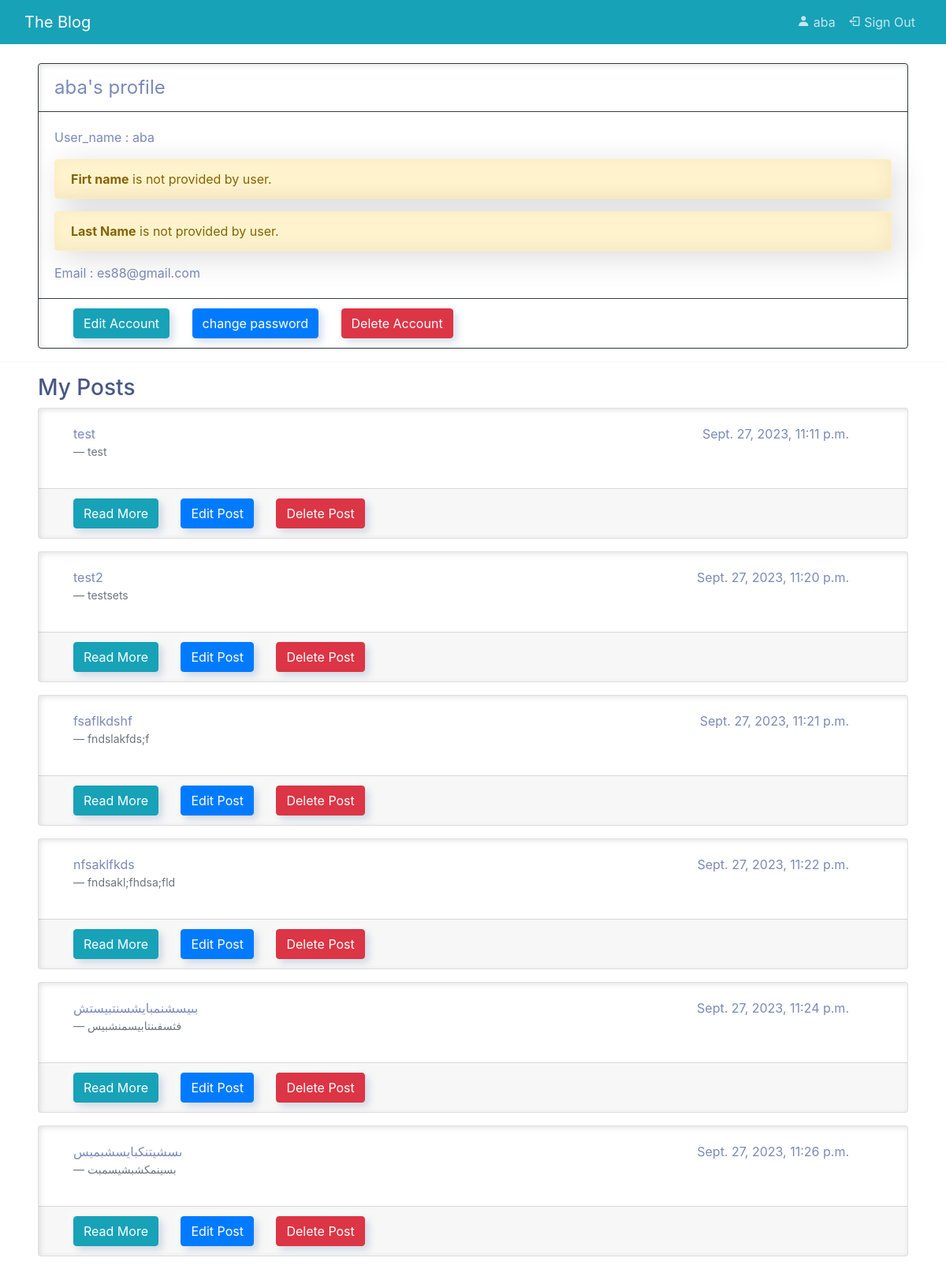
Before: /profile/aba/ (signed in) with the older database file.
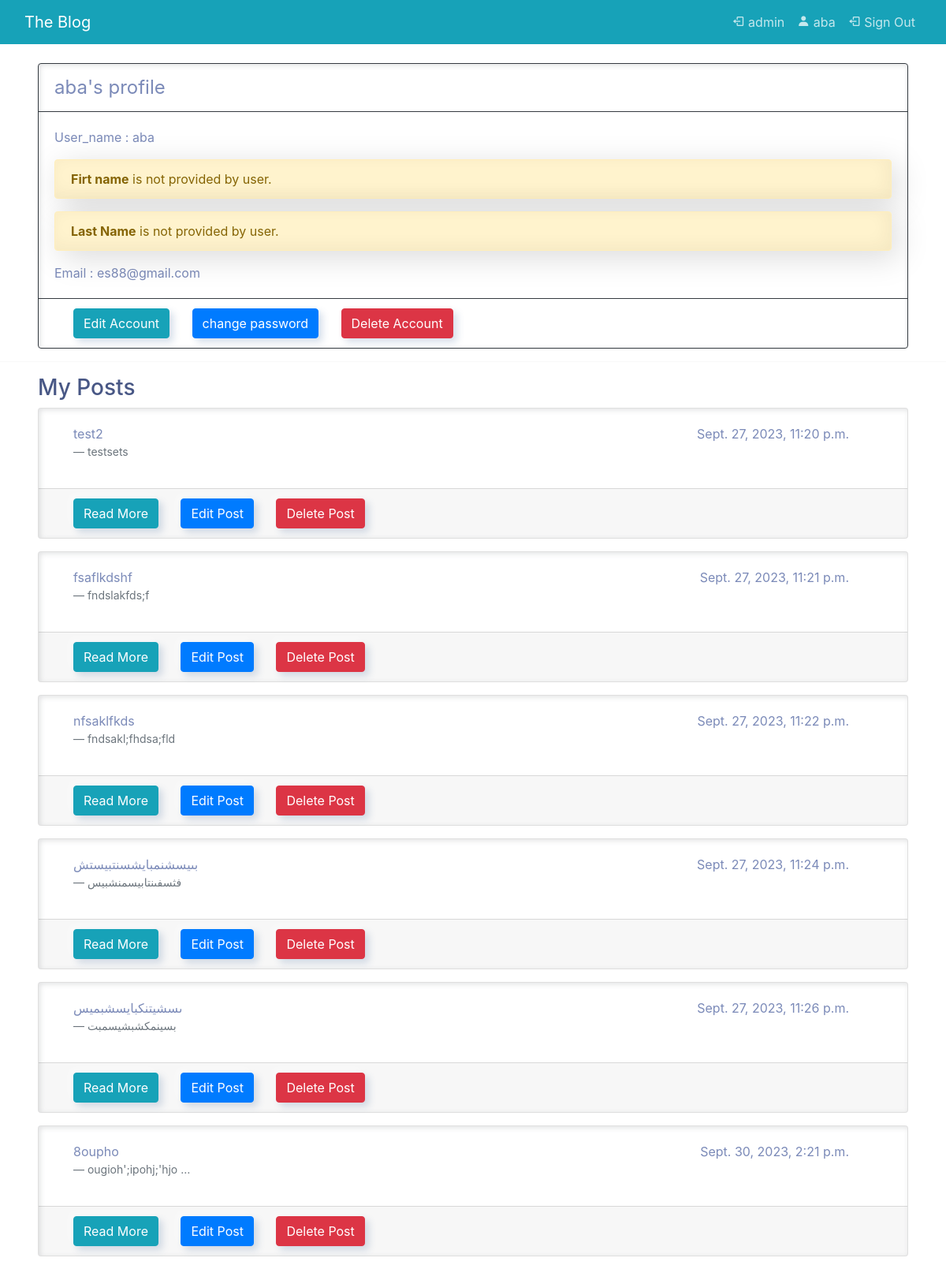
After: the same page with the newer database file.
### blog/models.py (models this page shows, shortened)
class Post (models.Model):
    title = models.CharField(max_length=255)
    statue = models.CharField(max_length=2)
    content = HTMLField()
    owner = models.ForeignKey(
        User,
        on_delete=models.CASCADE,
        related_name='posts_owner'
    )
    publish_date = models.DateTimeField(auto_now_add=True)

### blog/views.py (the view)
# urls.py: path('profile/<str:user>/', views.profileView.as_view(), name='profile'),
class profileView (View):
    def get(self, request, user):
        posts = Post.objects.all().filter(owner_id=request.user.id)
        return render(request, 'users/profile.html', {'user': request.user, 'posts': posts})

### blog/templates/users/profile.html (shortened to what this page needs)
{% extends "blog/base.html" %}
{% block content  %}
<div class="card border-dark mb-3 mx-5 mt-4 ">
    <div class="card-header bg-transparent border-dark fs-4" >{{user.username}}'s profile</div>
    <div class="card-body ">
        {% if user.username%}
            <p class="card-text">User_name : {{user.username}} </p>
        {% else%}
            <div class="alert alert-warning" role="alert">
                <b>username</b> is not provided by user.
            </div>
        {% endif %}
        {% if user.first_name%}
            <p class="card-text">First Name : {{user.first_name}} </p>
        {% else%}
            <div class="alert alert-warning" role="alert">
                <b>Firt name</b> is not provided by user.
            </div>
        {% endif %}
        {% if user.last_name%}
            <p class="card-text">Last Name : {{user.last_name}} </p>
        {% else%}
            <div class="alert alert-warning" role="alert">
                <b>Last Name</b> is not provided by user.
            </div>
        {% endif %}
        {% if user.email%}
            <p class="card-text">Email : {{user.email}} </p>
        {% else%}
            <div class="alert alert-warning" role="alert">
                <b>Email</b> is not provided by user.
            </div>
        {% endif %}
    </div>
    <div class="card-footer bg-transparent border-dark">
        <a class="btn btn-md btn-info ml-4" href="{% url 'edit_profile'%}">Edit Account</a>
        <a class="btn btn-md btn-primary ml-4" href="{% url 'changepassword' %}">change password</a>
        <a class="btn btn-md btn-danger ml-4" href="{% url 'deleteAccount' user=user.username %}">Delete Account</a>
    </div>
  </div>
  <hr>
  <h3 class="mx-5">My Posts</h3>
    {% for post_data in posts %}
        <div class="card mx-5 mb-3">
            <div class="card-body mx-4">
                <div class="row">
                    <div class="col-md-6">
                        <p>{{post_data.title}}</p>
                    </div>
                    <div class="col-md-6">
                        <p class="text-end">{{post_data.publish_date}}</p>
                    </div>
                </div>
                <footer class="blockquote-footer">{{post_data.content | truncatechars_html:20}}</footer>
            </div>
            <div class="card-footer">
                <a class="btn btn-md btn-info ml-4" href="{% url 'detail_post' post_data.id%}">Read More</a>
                <a class="btn btn-md btn-primary ml-4" href="{% url 'edit_post' post_data.id%}">Edit Post</a>
                <a class="btn btn-md btn-danger ml-4" href="{% url 'delete_post' post_data.id%}">Delete Post</a>
            </div>
        </div>
    {% endfor %}
{% endblock content %}

### blog/templates/blog/nav.html (shortened to what this page needs)
<nav class="navbar navbar-expand-lg  bg-info" data-bs-theme="dark">
    <div class="container-fluid">
        <a class="navbar-brand" href="{% url 'index' %}">The Blog</a>
        <div class="collapse navbar-collapse" id="navbarNav">
        <ul class="navbar-nav">
            {% for g in user.groups.all %}
            {% if g.name == "Admin-Group" %}
            <li class="nav-item">
                <a class="nav-link" href="{% url 'admin' %}"><i class='bx bx-log-out'></i> admin</a>
            </li>
            {% endif %}
            {% endfor %}
            {% if request.user.is_authenticated %}
                <li class="nav-item">
                    {% if user.is_authenticated %}
                    <a class="nav-link" aria-current="page" href="{% url 'profile' user=user.username %}"><i class='bx bxs-user'></i> {{user.username}}</a>
                    {% endif %}
                </li>
                <li class="nav-item">
                    <a class="nav-link" href="{% url 'logout' %}"><i class='bx bx-log-out'></i> Sign Out</a>
                </li>
            {% endif %}
        </ul>
        </div>
    </div>
  </nav>

Changed rows visible on the page:
removed Post: title "test", publish_date "Sept. 27, 2023, 11:11 p.m.", content "test"
added Post: title "8oupho", publish_date "Sept. 30, 2023, 2:21 p.m.", content "ougioh';ipohj;'hjo …"
